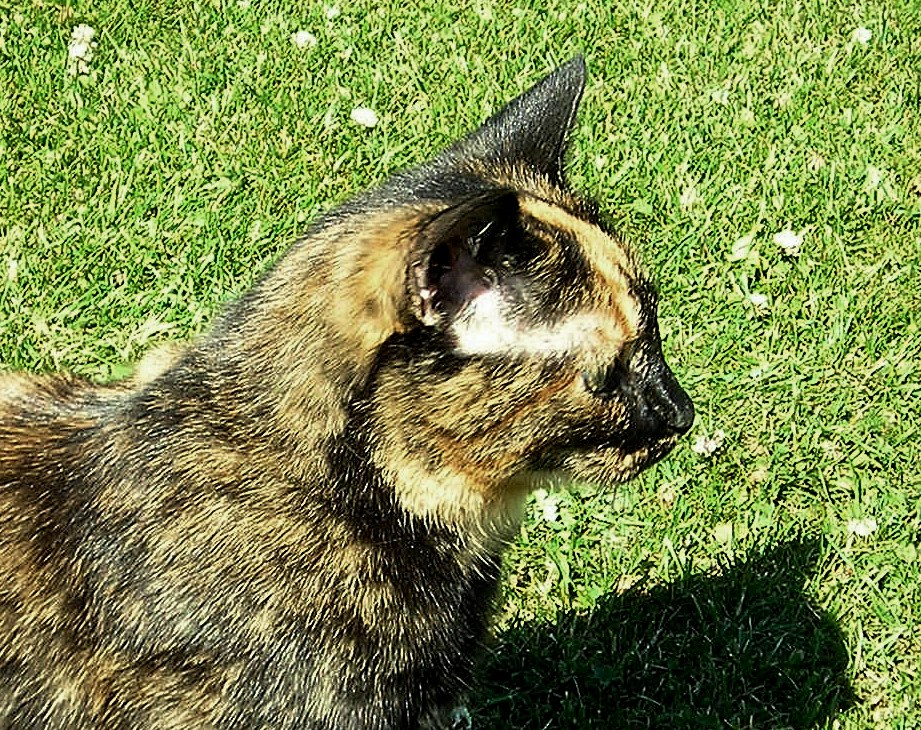
#> input picture data/paper_images/cat_on_grass.jpg, 921 x 730 px
$ python make_source_color_mask.py --image ../data/paper_images/cat_on_grass.jpg --output out.png
#> lines starting #> are read from the running program, lines starting #| are printed output that depends on the picture; after the words box and inside, x2 and y2 are one past the last pixel; in counts of white or black regions, pixels touching at a corner belong together
from __future__ import annotations

import argparse
import json
from pathlib import Path

import cv2
import numpy as np
from PIL import Image, ImageDraw, ImageFont


COLOR_RGB = {
    "yellow": (0.95, 0.82, 0.05),
    "blue": (0.05, 0.22, 0.9),
    "red": (0.9, 0.05, 0.04),
    "green": (0.05, 0.55, 0.18),
    "black": (0.02, 0.02, 0.02),
    "white": (0.95, 0.95, 0.92),
}


def load_gray(path: str, size: tuple[int, int]) -> np.ndarray:
    mask = Image.open(path).convert("L").resize(size, Image.Resampling.BILINEAR)
    return np.asarray(mask, dtype=np.float32) / 255.0


def keep_components(mask: np.ndarray, keep: int, min_area: int) -> np.ndarray:
    binary = (mask > 0.5).astype(np.uint8)
    count, labels, stats, _ = cv2.connectedComponentsWithStats(binary, connectivity=8)
    components = []
    for label in range(1, count):
        area = int(stats[label, cv2.CC_STAT_AREA])
        if area >= min_area:
            components.append((area, label))
    components.sort(reverse=True)
    out = np.zeros_like(mask, dtype=np.float32)
    for _, label in components[:keep]:
        out[labels == label] = mask[labels == label]
    return out


def fill_binary_holes(mask: np.ndarray) -> np.ndarray:
    binary = (mask > 0.5).astype(np.uint8)
    if binary.max() == 0:
        return mask
    h, w = binary.shape
    flood = binary.copy()
    flood_mask = np.zeros((h + 2, w + 2), dtype=np.uint8)
    cv2.floodFill(flood, flood_mask, (0, 0), 1)
    holes = (flood == 0).astype(np.float32)
    return np.maximum(mask, holes).astype(np.float32)


def make_overlay(image: Image.Image, mask: np.ndarray, output: Path) -> None:
    rgb = np.asarray(image.convert("RGB"), dtype=np.float32)
    color = np.array([0.0, 160.0, 255.0], dtype=np.float32)
    alpha = np.clip(mask[..., None], 0.0, 1.0) * 0.55
    overlay = (rgb * (1.0 - alpha) + color * alpha).clip(0, 255).astype(np.uint8)
    Image.fromarray(overlay).save(output)


def main() -> None:
    parser = argparse.ArgumentParser(description="Extract a source-color paint mask from input pixels.")
    parser.add_argument("--image", required=True, type=Path)
    parser.add_argument("--output", required=True, type=Path)
    parser.add_argument("--overlay-output", type=Path, default=None)
    parser.add_argument("--support-mask", type=Path, default=None)
    parser.add_argument("--box", type=str, default=None, help="Optional normalized x0,y0,x1,y1 crop gate.")
    parser.add_argument("--source-color", default="yellow")
    parser.add_argument("--hue-threshold", type=float, default=0.10)
    parser.add_argument("--lab-threshold", type=float, default=0.42)
    parser.add_argument("--min-saturation", type=float, default=0.22)
    parser.add_argument("--min-value", type=float, default=0.18)
    parser.add_argument("--max-value", type=float, default=0.98)
    parser.add_argument("--mask-threshold", type=float, default=0.35)
    parser.add_argument("--keep-components", type=int, default=3)
    parser.add_argument("--min-area", type=int, default=80)
    parser.add_argument("--fill-holes", action="store_true", default=False)
    parser.add_argument("--open-kernel", type=int, default=3)
    parser.add_argument("--close-kernel", type=int, default=5)
    parser.add_argument("--dilate-kernel", type=int, default=0)
    parser.add_argument("--dilate-iterations", type=int, default=0)
    parser.add_argument("--dilate-min-saturation", type=float, default=0.0)
    parser.add_argument("--metadata-output", type=Path, default=None)
    args = parser.parse_args()

    key = args.source_color.lower().strip()
    if key not in COLOR_RGB:
        raise ValueError(f"Unsupported source color {args.source_color!r}; known={sorted(COLOR_RGB)}")

    image = Image.open(args.image).convert("RGB")
#> image is the input picture: PIL image 921x730 RGB; mean R, G, B 122.5, 134.5, 75
    rgb_u8 = np.asarray(image, dtype=np.uint8)
    rgb = rgb_u8.astype(np.float32) / 255.0

    hsv = cv2.cvtColor(rgb_u8, cv2.COLOR_RGB2HSV).astype(np.float32)
    hue = hsv[..., 0] / 180.0
    sat = hsv[..., 1] / 255.0
    val = hsv[..., 2] / 255.0

    target_u8 = np.array(COLOR_RGB[key], dtype=np.float32).reshape(1, 1, 3)
    target_rgb_u8 = (target_u8 * 255.0).round().astype(np.uint8)
    target_hsv = cv2.cvtColor(target_rgb_u8, cv2.COLOR_RGB2HSV).astype(np.float32)[0, 0]
    target_hue = float(target_hsv[0] / 180.0)
    hue_dist = np.minimum(np.abs(hue - target_hue), 1.0 - np.abs(hue - target_hue))
    hue_weight = 1.0 / (1.0 + np.exp((hue_dist - args.hue_threshold) / 0.025))

    lab = cv2.cvtColor(rgb_u8, cv2.COLOR_RGB2LAB).astype(np.float32) / 255.0
    target_lab = cv2.cvtColor(target_rgb_u8, cv2.COLOR_RGB2LAB).astype(np.float32)[0, 0] / 255.0
    lab_dist = np.linalg.norm(lab - target_lab.reshape(1, 1, 3), axis=2)
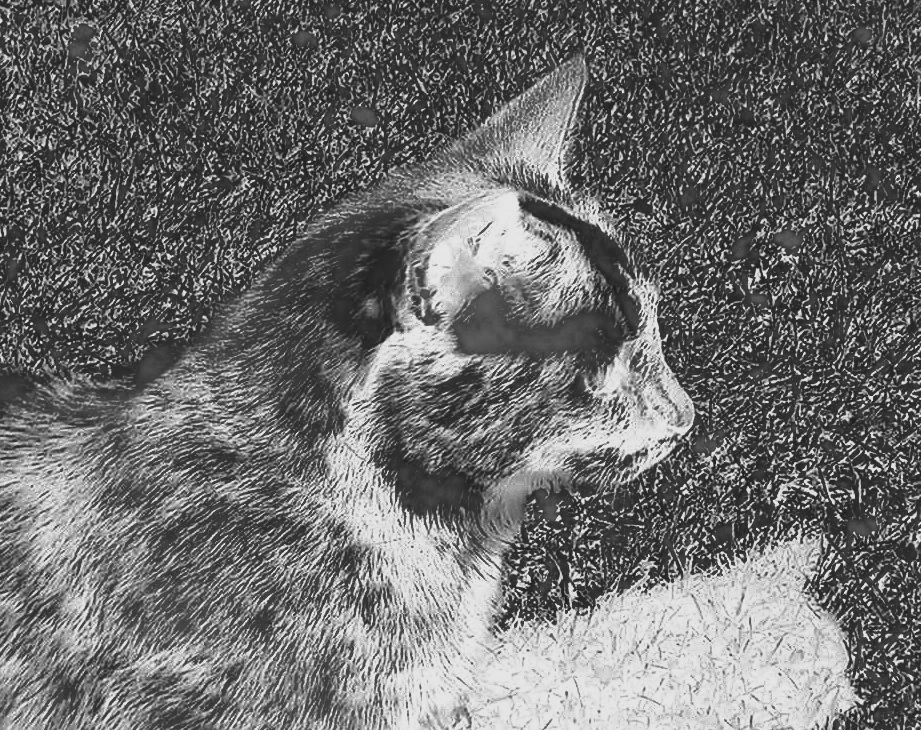
#> lab_dist: shape (730, 921) float32; min 0.113, max 0.908, mean 0.432
    lab_weight = 1.0 / (1.0 + np.exp((lab_dist - args.lab_threshold) / 0.055))
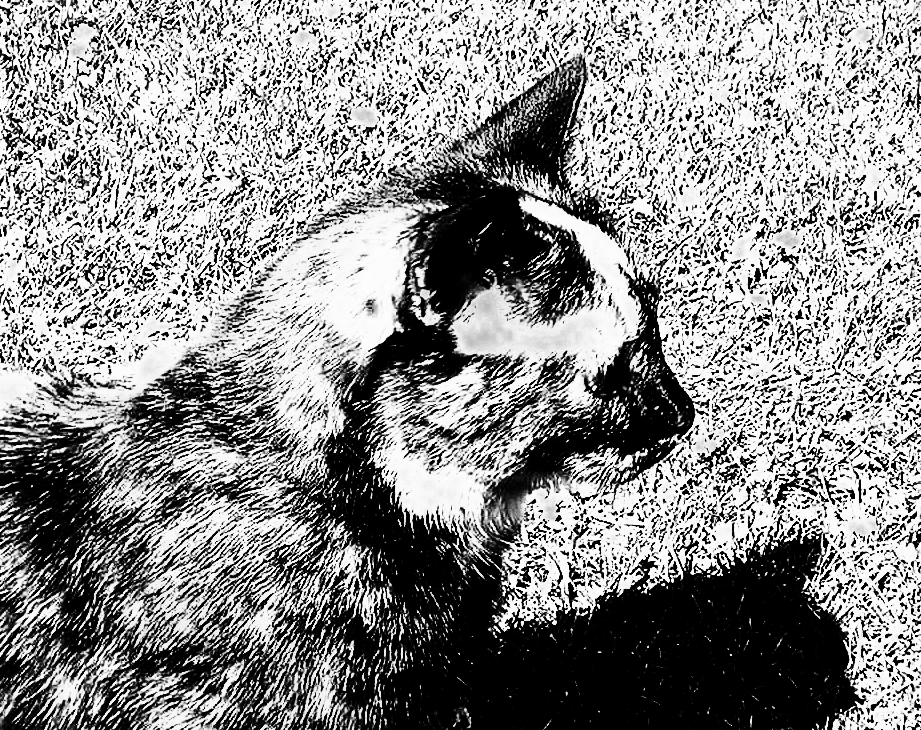
#> lab_weight: shape (730, 921) float32; min 0.000139, max 0.996, mean 0.558

    chroma_gate = (sat >= args.min_saturation) & (val >= args.min_value) & (val <= args.max_value)
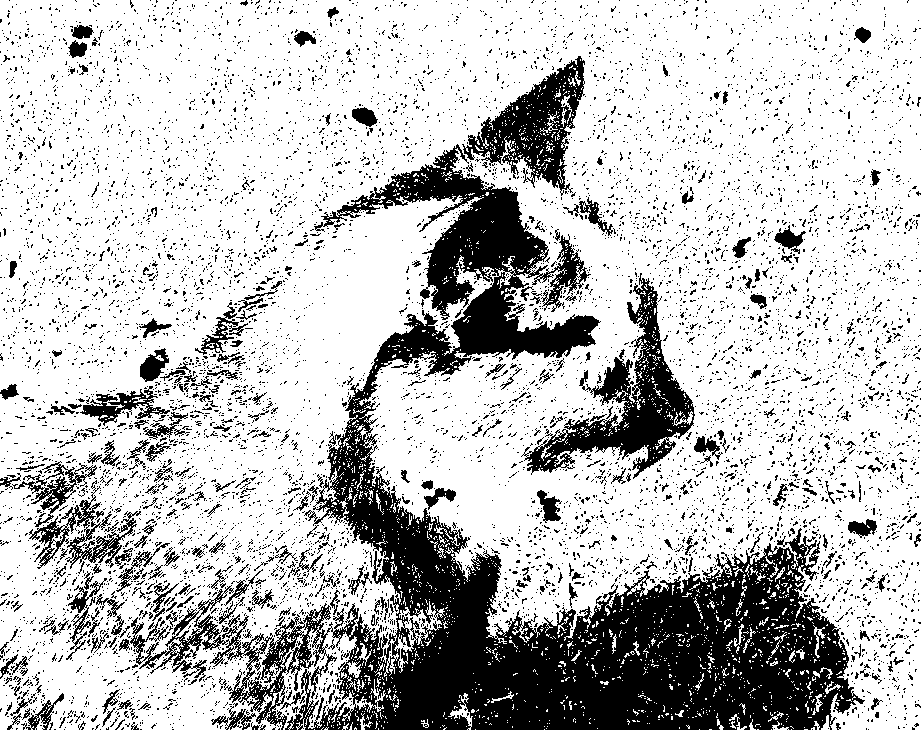
#> chroma_gate: shape (730, 921) bool; 75.3% white; 8582 black regions (8269 under 20 px), largest, box (x1, y1, x2, y2) and area: (130, 144, 865, 730) 99982, (521, 273, 695, 479) 9686, (462, 56, 585, 196) 6516
    mask = np.minimum(hue_weight, lab_weight).astype(np.float32)
    mask *= chroma_gate.astype(np.float32)

    spatial_gate = np.ones_like(mask, dtype=np.float32)
    if args.support_mask is not None:
        support = load_gray(str(args.support_mask), image.size)
        spatial_gate *= support
        mask *= support

    if args.box is not None:
        parts = [float(v.strip()) for v in args.box.split(",")]
        if len(parts) != 4:
            raise ValueError("--box must be x0,y0,x1,y1")
        x0, y0, x1, y1 = parts
        width, height = image.size
        ix0 = max(0, min(width, int(round(min(x0, x1) * width))))
        ix1 = max(0, min(width, int(round(max(x0, x1) * width))))
        iy0 = max(0, min(height, int(round(min(y0, y1) * height))))
        iy1 = max(0, min(height, int(round(max(y0, y1) * height))))
        box_mask = np.zeros_like(mask, dtype=np.float32)
        box_mask[iy0:iy1, ix0:ix1] = 1.0
        spatial_gate *= box_mask
        mask *= box_mask

    if args.mask_threshold > 0.0:
        mask = np.where(mask >= float(args.mask_threshold), mask, 0.0).astype(np.float32)

    if args.open_kernel > 1:
        kernel = np.ones((args.open_kernel, args.open_kernel), np.uint8)
        mask = cv2.morphologyEx(mask, cv2.MORPH_OPEN, kernel)
    if args.close_kernel > 1:
        kernel = np.ones((args.close_kernel, args.close_kernel), np.uint8)
        mask = cv2.morphologyEx(mask, cv2.MORPH_CLOSE, kernel)
    if args.keep_components > 0:
        mask = keep_components(mask, args.keep_components, args.min_area)
#> in keep_components, `binary = (mask > 0.5).astype(np.uint8)`:
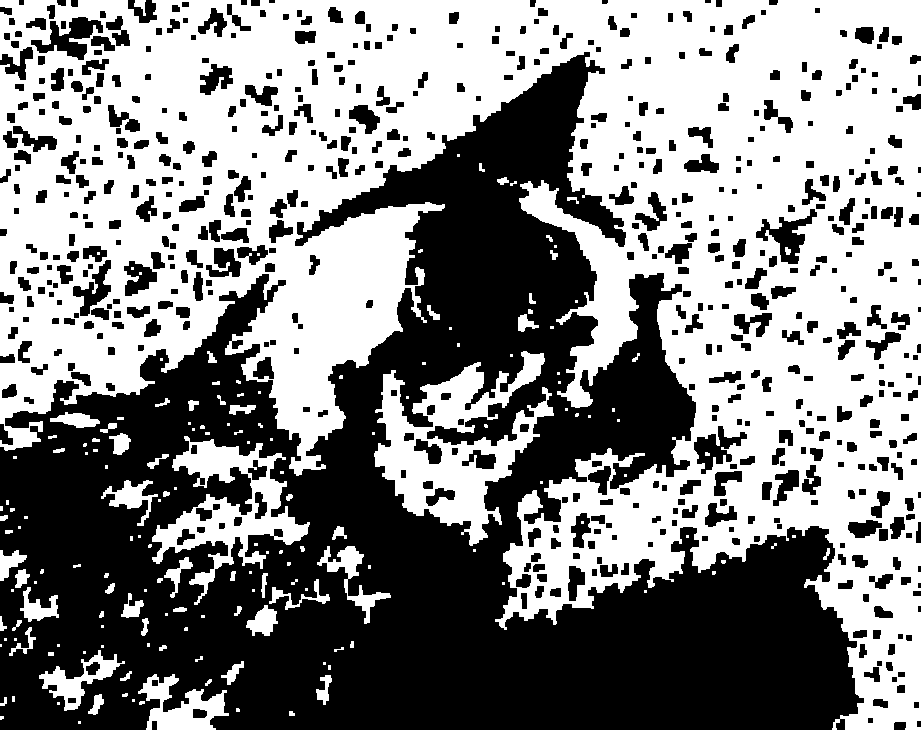
#> binary: shape (730, 921); values 0 (black) and 1 (white), 52.4% white; 610 black regions (9 under 20 px), largest, box (x1, y1, x2, y2) and area: (0, 52, 864, 730) 260863, (31, 17, 103, 60) 1348, (756, 209, 817, 264) 1212
#> in keep_components, `count, labels, stats, _ = cv2.connectedComponentsWithStats(binary, con..`:
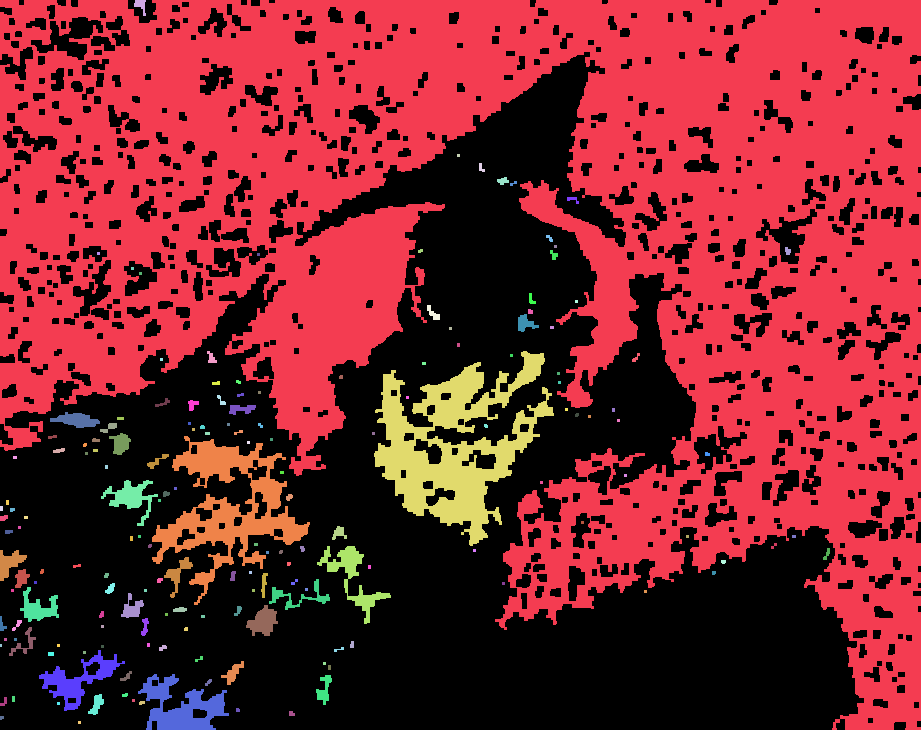
#> labels: shape (730, 921) int32; 173 distinct labels, from 0 to 172; one colour per label, 0 black
#> in keep_components, `count, labels, stats, _ = cv2.connectedComponentsWithStats(binary, con..`: count = 173; stats = 173 rows, first 6: [0, 0, 921, 730, 319897], [0, 0, 921, 730, 315357], [134, 0, 12, 16, 101], [457, 154, 3, 3, 9], [479, 163, 6, 9, 33], [497, 177, 12, 8, 62]
#> the loop in keep_components, `for label in range(1, count):` made 172 passes
#> area on passes 1, 2, 4: 315357, 101, 33
#> after the loop in keep_components, `for label in range(1, count):`: components = 29 pairs, first value 80 to 315357, second value 1 to 163
#> the loop in keep_components, `for _, label in components[:keep]:` made 3 passes
#> label on passes 1 to 3: 1, 26, 62
#> after the loop in keep_components, `for _, label in components[:keep]:`:
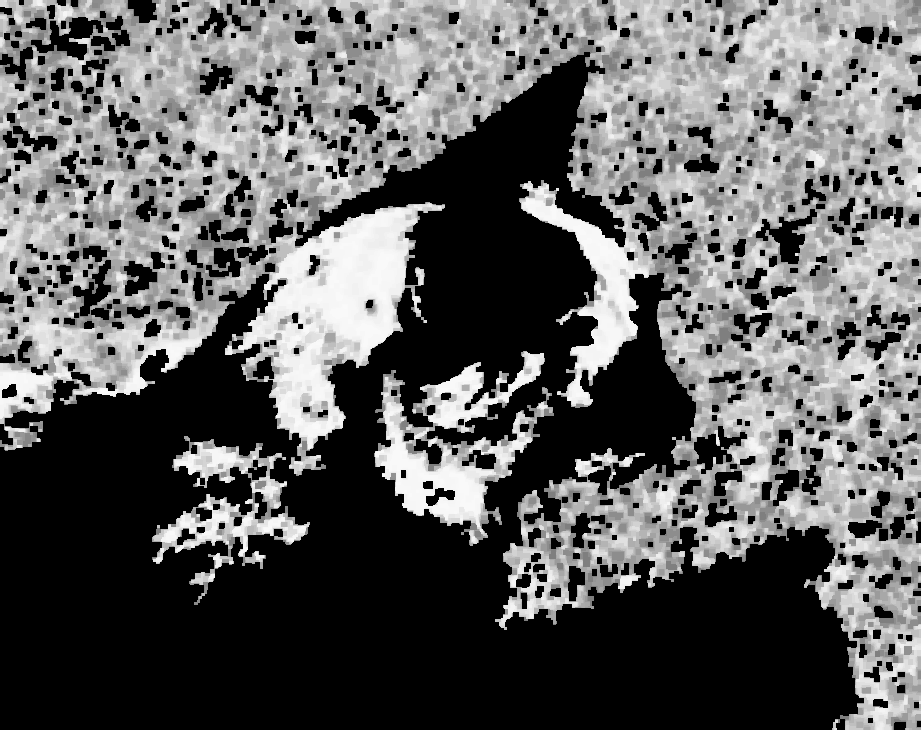
#> out: shape (730, 921) float32; min 0, max 0.982, mean 0.369
    if args.fill_holes:
        mask = fill_binary_holes(mask)
    if args.dilate_kernel > 1 and args.dilate_iterations > 0:
        kernel_size = int(args.dilate_kernel)
        if kernel_size % 2 == 0:
            kernel_size += 1
        kernel = np.ones((kernel_size, kernel_size), dtype=np.uint8)
        binary = (mask > 0.0).astype(np.uint8)
        mask = cv2.dilate(binary, kernel, iterations=int(args.dilate_iterations)).astype(np.float32)
        mask *= spatial_gate
        if args.dilate_min_saturation > 0.0:
            mask *= (sat >= float(args.dilate_min_saturation)).astype(np.float32)

    args.output.parent.mkdir(parents=True, exist_ok=True)
    Image.fromarray((np.clip(mask, 0.0, 1.0) * 255.0).round().astype(np.uint8), mode="L").save(args.output)
    if args.overlay_output is not None:
        args.overlay_output.parent.mkdir(parents=True, exist_ok=True)
        make_overlay(image, mask, args.overlay_output)
    if args.metadata_output is not None:
        args.metadata_output.parent.mkdir(parents=True, exist_ok=True)
        args.metadata_output.write_text(
            json.dumps(
                {
                    "image": str(args.image),
                    "support_mask": None if args.support_mask is None else str(args.support_mask),
                    "box": args.box,
                    "source_color": key,
                    "target_hue": target_hue,
                    "mask_mean": float(mask.mean()),
                    "mask_area_gt_0_5": float((mask > 0.5).mean()),
                    "hue_threshold": args.hue_threshold,
                    "lab_threshold": args.lab_threshold,
                    "min_saturation": args.min_saturation,
                    "min_value": args.min_value,
                    "max_value": args.max_value,
                    "mask_threshold": args.mask_threshold,
                    "fill_holes": bool(args.fill_holes),
                    "dilate_kernel": int(args.dilate_kernel),
                    "dilate_iterations": int(args.dilate_iterations),
                    "dilate_min_saturation": float(args.dilate_min_saturation),
                },
                indent=2,
                sort_keys=True,
            )
        )


if __name__ == "__main__":
    main()

$ run again, on data/paper_images/rabbit_side_view.jpg
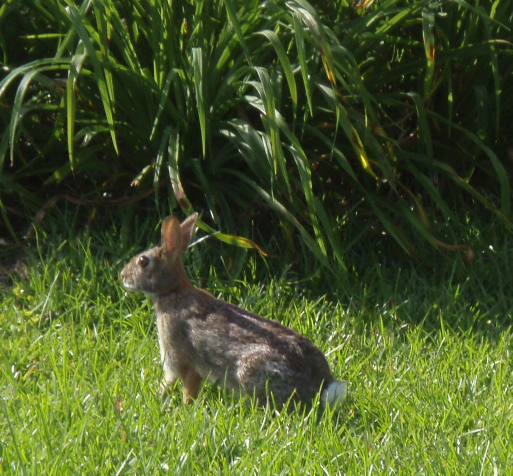
#> input picture data/paper_images/rabbit_side_view.jpg, 1025 x 951 px (shown at 1/2 size)
#> in main, image is the input picture: PIL image 1025x951 RGB; mean R, G, B 70.7, 85.8, 39.6
#> chroma_gate: shape (951, 1025) bool; 60.5% white; 1470 black regions (1198 under 20 px), largest, box (x1, y1, x2, y2) and area: (550, 7, 1025, 604) 143984, (0, 126, 631, 591) 122962, (306, 575, 690, 813) 37198
#> binary: shape (951, 1025); values 0 (black) and 1 (white), 28% white; 249 white regions (82 under 20 px), largest, box (x1, y1, x2, y2) and area: (0, 530, 1025, 951) 247803, (563, 598, 638, 669) 2427, (199, 140, 226, 249) 1310
#> in keep_components, `count, labels, stats, _ = cv2.connectedComponentsWithStats(binary, con..`:
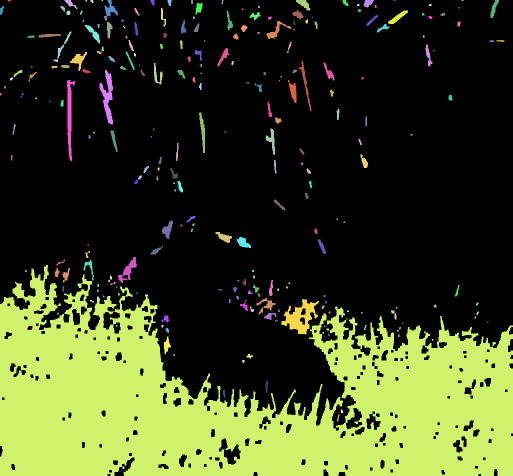
#> labels: shape (951, 1025) int32 (shown at 1/2 size); 250 distinct labels, from 0 to 249; one colour per label, 0 black
#> count = 250; stats = 250 rows, first 6: [0, 0, 1025, 951, 701657], [16, 0, 6, 3, 16], [129, 0, 26, 18, 168], [171, 0, 3, 3, 9], [181, 0, 6, 6, 27], [203, 0, 3, 2, 6]
#> the loop in keep_components, `for label in range(1, count):` made 249 passes
#> area on passes 2, 4, 6: 168, 27, 449
#> after the loop in keep_components, `for label in range(1, count):`: components = 78 pairs, first value 80 to 247803, second value 2 to 246
#> the loop in keep_components, `for _, label in components[:keep]:` made 3 passes
#> label on passes 1 to 3: 176, 208, 100
#> after the loop in keep_components, `for _, label in components[:keep]:`:
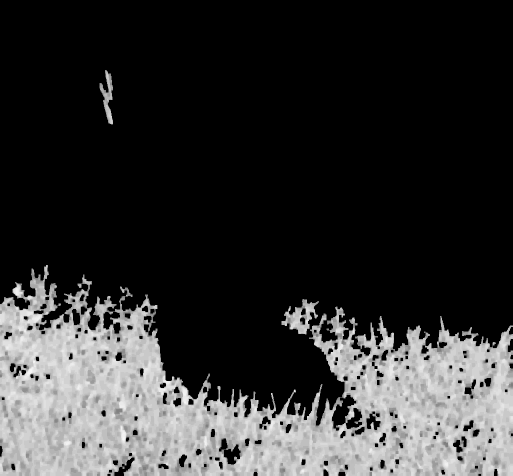
#> out: shape (951, 1025) float32 (shown at 1/2 size); min 0, max 0.973, mean 0.195
